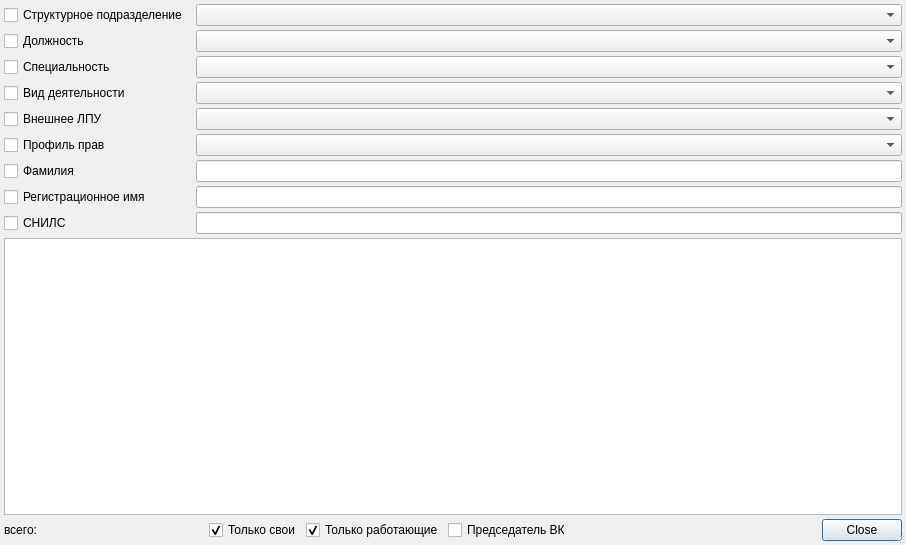
<?xml version="1.0" encoding="UTF-8"?>
<ui version="4.0">
 <class>PersonsListDialog</class>
 <widget class="QDialog" name="PersonsListDialog">
  <property name="windowModality">
   <enum>Qt::ApplicationModal</enum>
  </property>
  <property name="geometry">
   <rect>
    <x>0</x>
    <y>0</y>
    <width>906</width>
    <height>545</height>
   </rect>
  </property>
  <property name="windowTitle">
   <string>Список записей</string>
  </property>
  <property name="sizeGripEnabled">
   <bool>true</bool>
  </property>
  <property name="modal">
   <bool>true</bool>
  </property>
  <layout class="QGridLayout" name="gridLayout">
   <property name="margin">
    <number>4</number>
   </property>
   <property name="spacing">
    <number>4</number>
   </property>
   <item row="4" column="2">
    <widget class="QComboBox" name="boxLPU"/>
   </item>
   <item row="2" column="2">
    <widget class="CRBComboBox" name="boxSpec"/>
   </item>
   <item row="5" column="0">
    <widget class="QCheckBox" name="chkUserRightsProfile">
     <property name="sizePolicy">
      <sizepolicy hsizetype="Maximum" vsizetype="Fixed">
       <horstretch>0</horstretch>
       <verstretch>0</verstretch>
      </sizepolicy>
     </property>
     <property name="text">
      <string>Профиль прав</string>
     </property>
    </widget>
   </item>
   <item row="0" column="0">
    <widget class="QCheckBox" name="chkStrPodr">
     <property name="sizePolicy">
      <sizepolicy hsizetype="Maximum" vsizetype="Fixed">
       <horstretch>0</horstretch>
       <verstretch>0</verstretch>
      </sizepolicy>
     </property>
     <property name="text">
      <string>Структурное подразделение</string>
     </property>
    </widget>
   </item>
   <item row="5" column="2">
    <widget class="CDbComboBox" name="cmbUserRightsProfile"/>
   </item>
   <item row="0" column="2">
    <widget class="COrgStructureComboBox" name="boxStrPodr"/>
   </item>
   <item row="7" column="0">
    <widget class="QCheckBox" name="chkUserLogin">
     <property name="sizePolicy">
      <sizepolicy hsizetype="Maximum" vsizetype="Fixed">
       <horstretch>0</horstretch>
       <verstretch>0</verstretch>
      </sizepolicy>
     </property>
     <property name="text">
      <string>Регистрационное имя</string>
     </property>
    </widget>
   </item>
   <item row="3" column="2">
    <widget class="QComboBox" name="cmbActivity"/>
   </item>
   <item row="2" column="0">
    <widget class="QCheckBox" name="chkSpec">
     <property name="sizePolicy">
      <sizepolicy hsizetype="Maximum" vsizetype="Fixed">
       <horstretch>0</horstretch>
       <verstretch>0</verstretch>
      </sizepolicy>
     </property>
     <property name="text">
      <string>Специальность</string>
     </property>
    </widget>
   </item>
   <item row="3" column="0">
    <widget class="QCheckBox" name="chkActivity">
     <property name="sizePolicy">
      <sizepolicy hsizetype="Maximum" vsizetype="Fixed">
       <horstretch>0</horstretch>
       <verstretch>0</verstretch>
      </sizepolicy>
     </property>
     <property name="text">
      <string>Вид деятельности</string>
     </property>
    </widget>
   </item>
   <item row="4" column="0">
    <widget class="QCheckBox" name="chkLPU">
     <property name="sizePolicy">
      <sizepolicy hsizetype="Maximum" vsizetype="Fixed">
       <horstretch>0</horstretch>
       <verstretch>0</verstretch>
      </sizepolicy>
     </property>
     <property name="text">
      <string>Внешнее ЛПУ</string>
     </property>
    </widget>
   </item>
   <item row="6" column="0">
    <widget class="QCheckBox" name="chkSurname">
     <property name="text">
      <string>Фамилия</string>
     </property>
    </widget>
   </item>
   <item row="1" column="2">
    <widget class="CRBComboBox" name="cmbPost"/>
   </item>
   <item row="1" column="0">
    <widget class="QCheckBox" name="chkPost">
     <property name="text">
      <string>Должность</string>
     </property>
    </widget>
   </item>
   <item row="6" column="2">
    <widget class="QLineEdit" name="edtSurname"/>
   </item>
   <item row="7" column="2">
    <widget class="QLineEdit" name="edtUserLogin"/>
   </item>
   <item row="11" column="0" colspan="3">
    <layout class="QHBoxLayout">
     <property name="spacing">
      <number>4</number>
     </property>
     <property name="margin">
      <number>0</number>
     </property>
     <item>
      <widget class="QLabel" name="label">
       <property name="text">
        <string>всего: </string>
       </property>
      </widget>
     </item>
     <item>
      <spacer>
       <property name="orientation">
        <enum>Qt::Horizontal</enum>
       </property>
       <property name="sizeHint" stdset="0">
        <size>
         <width>40</width>
         <height>20</height>
        </size>
       </property>
      </spacer>
     </item>
     <item>
      <widget class="QCheckBox" name="chkOnlyOwn">
       <property name="text">
        <string>Только свои</string>
       </property>
       <property name="checked">
        <bool>true</bool>
       </property>
      </widget>
     </item>
     <item>
      <widget class="QCheckBox" name="chkOnlyWorking">
       <property name="text">
        <string>Только работающие</string>
       </property>
       <property name="checked">
        <bool>true</bool>
       </property>
      </widget>
     </item>
     <item>
      <widget class="QCheckBox" name="chkChairPerson">
       <property name="text">
        <string>Председатель ВК</string>
       </property>
      </widget>
     </item>
     <item>
      <spacer>
       <property name="orientation">
        <enum>Qt::Horizontal</enum>
       </property>
       <property name="sizeHint" stdset="0">
        <size>
         <width>40</width>
         <height>20</height>
        </size>
       </property>
      </spacer>
     </item>
     <item>
      <widget class="QDialogButtonBox" name="buttonBox">
       <property name="standardButtons">
        <set>QDialogButtonBox::Close</set>
       </property>
      </widget>
     </item>
    </layout>
   </item>
   <item row="8" column="2">
    <widget class="QLineEdit" name="edtSNILS"/>
   </item>
   <item row="9" column="0" colspan="3">
    <widget class="CTableView" name="tblItems">
     <property name="whatsThis">
      <string comment="ура!">список записей</string>
     </property>
     <property name="tabKeyNavigation">
      <bool>false</bool>
     </property>
     <property name="alternatingRowColors">
      <bool>true</bool>
     </property>
    </widget>
   </item>
   <item row="8" column="0">
    <widget class="QCheckBox" name="chkSNILS">
     <property name="sizePolicy">
      <sizepolicy hsizetype="Maximum" vsizetype="Fixed">
       <horstretch>0</horstretch>
       <verstretch>0</verstretch>
      </sizepolicy>
     </property>
     <property name="text">
      <string>СНИЛС</string>
     </property>
    </widget>
   </item>
  </layout>
 </widget>
 <customwidgets>
  <customwidget>
   <class>CTableView</class>
   <extends>QTableView</extends>
   <header>library/TableView.h</header>
  </customwidget>
  <customwidget>
   <class>COrgStructureComboBox</class>
   <extends>QComboBox</extends>
   <header>Orgs/OrgStructComboBoxes.h</header>
  </customwidget>
  <customwidget>
   <class>CDbComboBox</class>
   <extends>QComboBox</extends>
   <header>library/DbComboBox.h</header>
  </customwidget>
  <customwidget>
   <class>CRBComboBox</class>
   <extends>QComboBox</extends>
   <header>library/crbcombobox.h</header>
  </customwidget>
 </customwidgets>
 <tabstops>
  <tabstop>buttonBox</tabstop>
  <tabstop>chkStrPodr</tabstop>
  <tabstop>boxStrPodr</tabstop>
  <tabstop>chkSpec</tabstop>
  <tabstop>boxSpec</tabstop>
  <tabstop>chkActivity</tabstop>
  <tabstop>cmbActivity</tabstop>
  <tabstop>chkLPU</tabstop>
  <tabstop>boxLPU</tabstop>
  <tabstop>chkUserRightsProfile</tabstop>
  <tabstop>cmbUserRightsProfile</tabstop>
  <tabstop>chkOnlyOwn</tabstop>
  <tabstop>chkOnlyWorking</tabstop>
  <tabstop>chkChairPerson</tabstop>
  <tabstop>chkUserLogin</tabstop>
  <tabstop>edtUserLogin</tabstop>
 </tabstops>
 <resources/>
 <connections>
  <connection>
   <sender>buttonBox</sender>
   <signal>rejected()</signal>
   <receiver>PersonsListDialog</receiver>
   <slot>close()</slot>
   <hints>
    <hint type="sourcelabel">
     <x>778</x>
     <y>399</y>
    </hint>
    <hint type="destinationlabel">
     <x>777</x>
     <y>420</y>
    </hint>
   </hints>
  </connection>
 </connections>
</ui>
